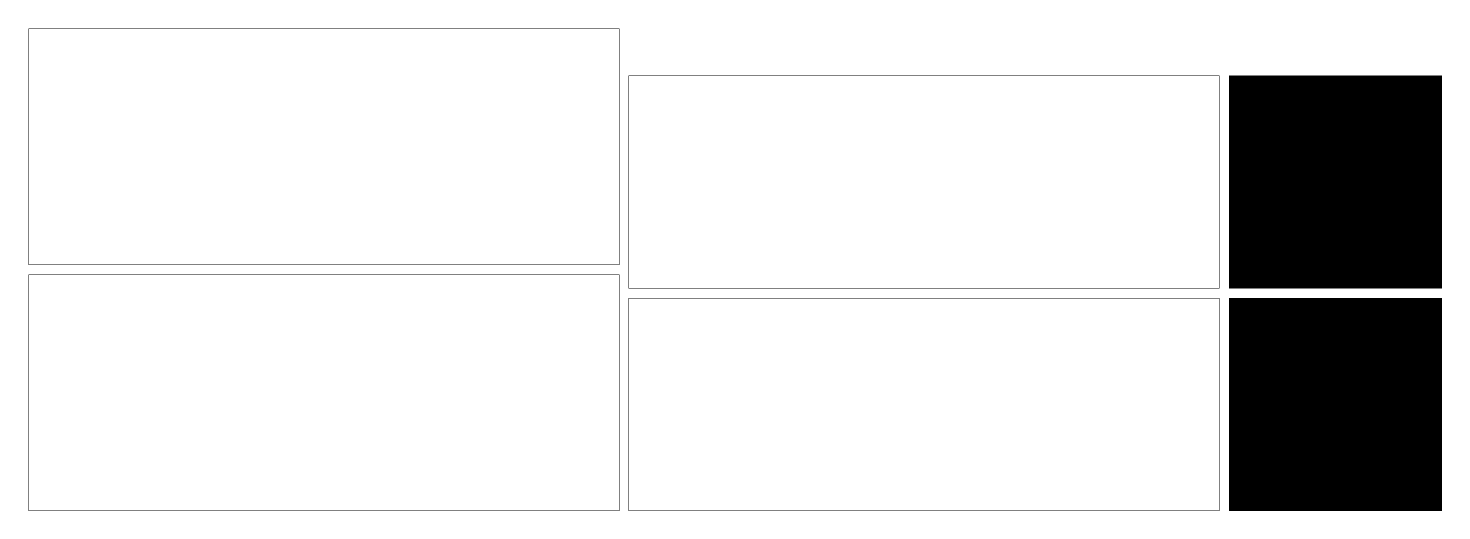
#> input picture examples/layflat_parts_laser_exports/01_laser_black_white.png, 2940 x 1078 px (shown at 1/2 size)
$ python -i image_mask_relief_loading.py   (imports and definitions only)
#> lines starting #> are read from the running program, lines starting #| are printed output that depends on the picture; after the words box and inside, x2 and y2 are one past the last pixel; in counts of white or black regions, pixels touching at a corner belong together
# -*- coding: utf-8 -*-
from __future__ import annotations

import math
from pathlib import Path


def _resample_filter() -> int:
    from PIL import Image

    # Pillow 9/10 API selection.
    try:
        return Image.Resampling.LANCZOS
    except Exception:  # pragma: no cover - older Pillow fallback
        return Image.LANCZOS


# [61 lines left out: function _load_height_map, not called in this run]


def _clamp_float(value: float, minimum: float, maximum: float) -> float:
    return max(float(minimum), min(float(maximum), float(value)))


# [39 lines left out: function _otsu_threshold, not called in this run]


def _resolve_activity_threshold(
    hist: list[int],
    *,
    binary_threshold: float | None,
    levels: float | None,
) -> tuple[float, float]:
    """Return (threshold_level_0_255, threshold_norm_0_1)."""

    if levels is None:
        raw_threshold = 0.5 if binary_threshold is None else float(binary_threshold)
        threshold_norm = _clamp_float(raw_threshold, 0.0, 1.0)
        return float(threshold_norm) * 255.0, float(threshold_norm)

    level = _clamp_float(float(levels), 0.0, 100.0)
    automatic = _otsu_threshold(hist)
    threshold_index = int(round(float(automatic) + (50.0 - level) * 1.9))
    threshold_index = max(8, min(247, threshold_index))
    threshold_level = float(threshold_index) + 0.5
    return threshold_level, float(threshold_level) / 255.0


def _load_binary_mask(
    path: str | Path,
    *,
    invert: bool = False,
    binary_threshold: float | None = 0.5,
    levels: float | None = None,
    smooth: float = 0.0,
    max_grid_size: int = 512,
) -> tuple[list[list[bool]], tuple[int, int], bool, float]:
    """Load a 2D image as a clean binary material mask.

    Transparent pixels are composited on white so logos and PNG masks behave as
    users expect: on a white/transparent background the dark shape becomes
    material.  ``levels`` is the simple UI control; at 50 it uses an automatic
    threshold, lower values are stricter, higher values keep more faint detail.
    """
#> called with invert = False, binary_threshold = 0.5, smooth = 0, max_grid_size = 512

    from PIL import Image

    p = Path(path).expanduser()
    if not p.exists():
        raise FileNotFoundError(f"Image not found: {p}")

    max_grid = int(max_grid_size)
    smooth_level = _clamp_float(float(smooth), 0.0, 100.0)
    with Image.open(p) as img:
#> img is the input picture: PIL image 2940x1078 RGB; 88.1% white; 6 black regions, box (x1, y1, x2, y2) and area: (2458, 151, 2884, 577) 181476, (2458, 596, 2884, 1022) 181476, (57, 57, 1239, 530) 3306, (57, 549, 1239, 1022) 3306, (1257, 151, 2439, 577) 3212, (1257, 596, 2439, 1022) 3212
        rgba = img.convert("RGBA")
        white = Image.new("RGBA", rgba.size, (255, 255, 255, 255))
#> white: PIL image 2940x1078 RGBA; every value is 255
        gray = Image.alpha_composite(white, rgba).convert("L")
        source_size = gray.size
#> source_size = (2940, 1078)
        downsampled = False
        if max_grid > 0 and max(gray.size) > max_grid:
            w, h = gray.size
#> w = 2940; h = 1078
            if w >= h:
                nw = max_grid
                nh = max(1, int(round(h * max_grid / max(w, 1))))
#> nh = 188
            else:
                nh = max_grid
                nw = max(1, int(round(w * max_grid / max(h, 1))))
            gray = gray.resize((nw, nh), _resample_filter())
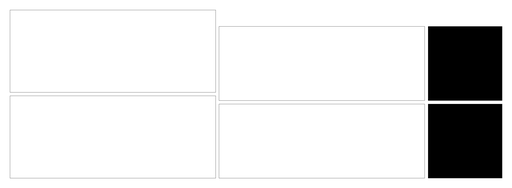
#> gray: PIL image 512x188 L; min 0, max 255, mean 224.6
            downsampled = True
        # Keep thresholding edge-faithful.  The Smooth slider must not blur the
        # source before binarization: a Gaussian pass can erase fine strokes,
        # holes and sharp border information before the vector stage ever sees
        # them.  Smoothing is applied only after the binary mask has been built.
        _ = smooth_level  # kept for API symmetry; used by the vector stage.
        width, height = gray.size
#> width = 512; height = 188
        pixels = gray.tobytes()

    activity: list[int] = []
    hist = [0] * 256
    for value in pixels:
        # Normal mode: dark pixels are material.  Invert swaps the relation so
        # light pixels become material.  Values are 0=no material, 255=material.
        v = int(value)
        a = v if bool(invert) else 255 - v
        a = max(0, min(255, int(a)))
        activity.append(a)
        hist[a] += 1
#> after the loop, activity = 96256 items; hist = 256 values, max 77349 at index 0, min 0 at index 6, mean 376

    threshold_level, threshold_norm = _resolve_activity_threshold(
        hist,
        binary_threshold=binary_threshold,
        levels=levels,
    )
#> threshold_level = 127.5; threshold_norm = 0.5

    rows: list[list[bool]] = []
    for row in range(height):
        base = row * width
        rows.append([float(activity[base + col]) >= threshold_level for col in range(width)])
#> after the loop, rows = 188 items
    return rows, source_size, bool(downsampled), float(threshold_norm)

>>> result = _load_binary_mask('../../../examples/layflat_parts_laser_exports/01_laser_black_white.png')
